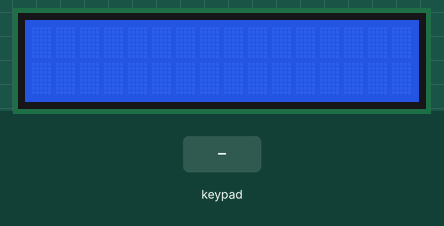
This sketch was run on a simulated Arduino Uno, built with avr-gcc and run on an emulated ATmega328P. On the bench: 16×2 character LCD. The test bench sets the inputs (shaded band).

Above: at 1.2 s.
1.3 s: keypad keys 2 3 4 5 * pressed 0.4 s apart
At 3.4 s:
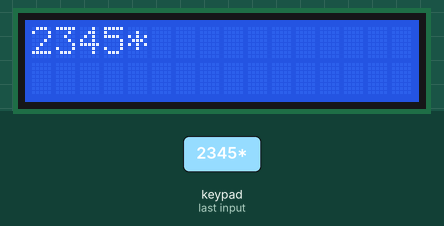
4.8 s: key 'D' pressed
At 5.1 s:
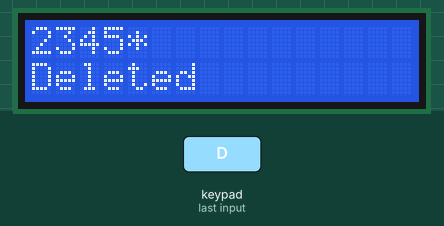
7.3 s: key '+' pressed
At 8.2 s:
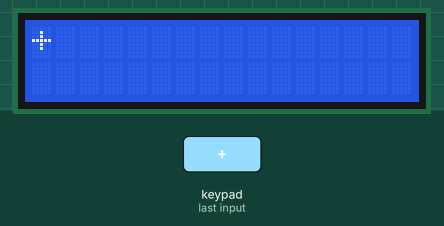
8.8 s: keypad keys 2 3 4 5 D pressed 0.4 s apart
At 10.7 s:
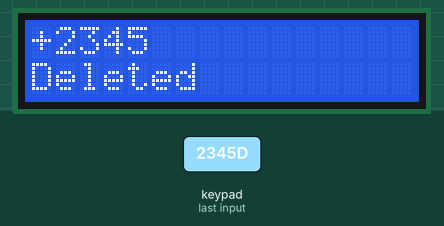
12.9 s: key '/' pressed
At 13.5 s:
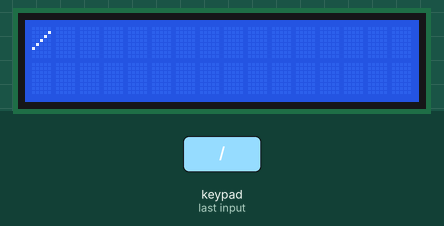
14.4 s: keypad keys 6 7 8 9 * pressed 0.4 s apart
At 17.1 s:
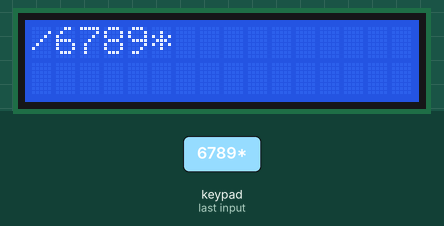
Timing chart, 0 to 18.6 s (numbered marks = the images above; inputs shaded):
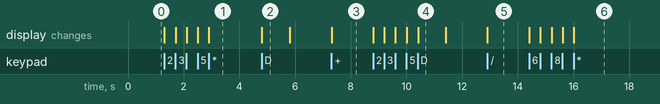

The sketch:

calculator.ino
```cpp
#include <Keypad.h>
#include <LiquidCrystal_I2C.h>
#include <Wire.h>

// Sets up LCD display
LiquidCrystal_I2C lcd(0x27,16,2);

// Defines our keypad
const char number_of_rows = 4;
const char number_of_columns = 4;

// Defines the rows and cols in keypad
char row_pins[number_of_rows] = {2, 3, 4, 5};
char column_pins[number_of_columns] = {6, 7, 8, 9};

// Maps out the keypad to each point
char key_array[number_of_rows][number_of_columns] = {
  {'D', 'C', '-', '+'},
  {'/', '9', '6', '3'},
  {'0', '8', '5', '2'},
  {'*', '7', '4', '1'}
};

// Initializes array and counter
String calcArray;
int i = 0;

// Creates keypad
Keypad k = Keypad(makeKeymap(key_array), row_pins, column_pins, number_of_rows, number_of_columns);

// Basic setup
void setup()
{
  Serial.begin(9600);
  lcd.begin(16,2);
  lcd.backlight();
  lcd.clear();
  calcArray = "";
}

// this version works for two numbers only
int operations() {
  int ans;
  for (int i = 0; i < calcArray.length(); i++) {
    if (isSymbol(calcArray[i])) {
      Serial.println(calcArray);
      int x = calcArray.substring(0, i).toInt();
      int y = calcArray.substring(i + 1).toInt();
      switch (calcArray[i]) {
        case '+':
          ans = x + y;
          break;
        case '-':
          ans = x - y;
          break;
        case '*':
          ans = x * y;
          break;
        case '/':
          ans = x / y;
          break;
      }
    }
  }

  return ans;
}

bool isSymbol(char key_pressed) {
  // define a list of symbols
  char symbols[] = {'+', '-', '*', '/'};
  for (int i = 0; i < 4; i++) {
    if (key_pressed == symbols[i]){
      return true;
    }
  }
  return false;
}

// Main loop
void loop()
{
  // Get the key
  char key_pressed = k.getKey();
  if (key_pressed)
  {
    // Cool if statement shortened
    int prev = (i == 0) ? 0 : i - 1;

    // Avoid repeating alphabet characters
    if (key_pressed != 'C' && key_pressed != 'D') {
      if (isSymbol(key_pressed) && !isSymbol(calcArray[prev])) {
        lcd.print(key_pressed);
        calcArray += key_pressed;
        i++;
      } else if (!isSymbol(key_pressed)) {
        lcd.print(key_pressed);
        calcArray += key_pressed;
        i++;
      }
    }

    // If the previous button pressed was 'C', then clear the display
    if (calcArray[i] == 'C' && !isSymbol(calcArray[i])) {
      lcd.clear();
    }

    // Special function for 'C' --> operations
    if (key_pressed == 'C' && !isSymbol(calcArray[prev])) {
      lcd.setCursor(0, 1);
      int ans = operations();
      lcd.print(ans);
      //////////////
      lcd.setCursor(0, 0);
      delay(1000);
      lcd.clear();
      calcArray = "";
      i = 0;
    }

    // Special function for 'D'
    if (key_pressed == 'D') {
      lcd.setCursor(0, 1);
      lcd.print("Deleted");
      lcd.setCursor(0, 0);
      delay(1000);
      lcd.clear();
      calcArray = "";
      i = 0;
    }
  }
}
```

Measured:
- after the input at 1.3 s, the display: first changes at once (image 1 shows a later state)
- after the input at 4.8 s, the display: changes at once (image 2)
- after the input at 7.3 s, the display: changes at once (image 3)
- after the input at 8.8 s, the display: first changes at once (image 4 shows a later state)
- after the input at 12.9 s, the display: changes at once (image 5)
- after the input at 14.4 s, the display: first changes at once (image 6 shows a later state)
- what the display in image 2 shows lasts 1.0 s, from 4.8 s to 5.8 s
